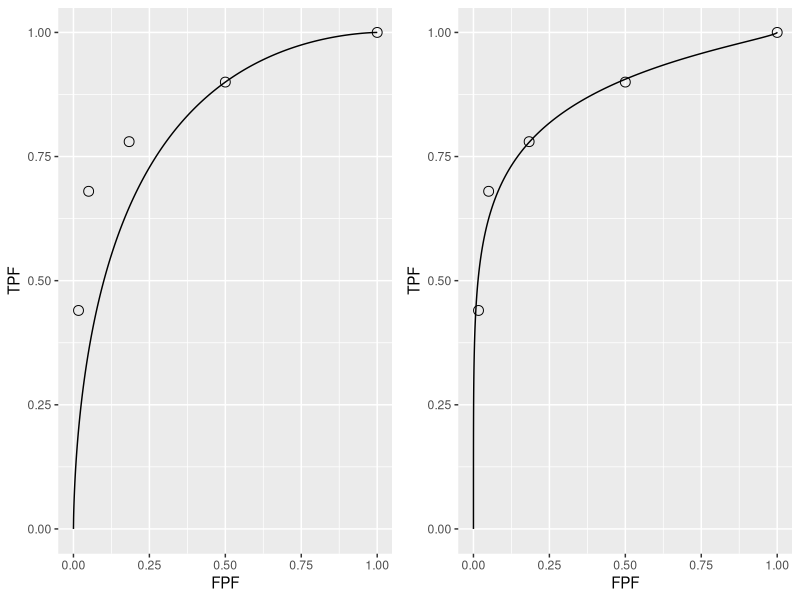

The R script that drew this image: (Note: this script raises an error after producing the figure.)
## ---- chunk 1
knitr::opts_chunk$set(
  collapse = TRUE,
  comment = "#>"
)
library(kableExtra)
library(ggplot2)
library(gridExtra)
## ---- chunk 2
plotROC <- function (mu, sigma, FPF, TPF)
{
  zeta <- seq(- mu - 2,+ mu + 2,0.01)
  fpf <- array(dim = length(zeta))
  tpf <- array(dim = length(zeta))
  for (i in 1:length(zeta)) {
    fpf[i] <- pnorm(-zeta[i])
    tpf[i] <- pnorm((mu -zeta[i])/sigma) 
  }
  curveData <- data.frame(FPF = c(1, fpf, 0), TPF = c(1, tpf, 0))
  pointsData <- data.frame(FPF = FPF, TPF = TPF)
  rocPlot <- ggplot(mapping = aes(x = FPF, y = TPF)) + geom_line(data = curveData) + geom_point(data = pointsData, shape = 1, size = 3)
  return(rocPlot)
}
## ---- chunk 3
Ktr = array(dim = c(2,5))
Ktr[1,]  <- rev(c(30,19,8,2,1)) # Table 4.2.1
Ktr[2,]  <- rev(c(5,6,5,12,22))
df <- as.data.frame(Ktr)
colnames(df) <- c("$r = 5$","$r = 4$","$r = 3$","$r = 2$","$r = 1$")
rownames(df) <- c("non-diseased","diseased")
knitr::kable(df, caption = "Representative counts table.", escape = FALSE)
## ---- chunk 4
options(digits=4)
# R = number of bins; 5
R <- length(Ktr[1,]) 
OpPts <- array(0,dim = c(2,R))
for (r in 1:R) {
  OpPts[1,r] <- sum(Ktr[1, 1:r])/sum(Ktr[1,])
  OpPts[2,r] <- sum(Ktr[2, 1:r])/sum(Ktr[2,])    
}
df <- as.data.frame(OpPts)
colnames(df) <- c("$r\\geq 5$","$r\\geq 4$","$r\\geq 3$","$r\\geq 2$","$r\\geq 1$")
rownames(df) <- c("FPF","TPF")
knitr::kable(df, caption = "Computation of operating points from cell counts.", escape = FALSE)
## ---- chunk 5
options(digits = 3)
FPF <- OpPts[1,]
TPF <- OpPts[2,]
df <- data.frame(FPF = FPF, TPF = TPF)
df <- t(df)
print(df)
mu <- qnorm(.5)+qnorm(.9);sigma <- 1
Az <- pnorm(mu/sqrt(2))
cat("uppermost point based estimate of mu = ", mu, "\n")
cat("corresponding estimate of Az = ", Az, "\n")
## ---- chunk 6
# equal variance fit to uppermost operating point
p1 <- plotROC (mu, sigma, FPF, TPF)
# the following values are from unequal-variance model fitting
# to be discussed later
mu <- 2.17;sigma <- 1.65
# this formula to be discussed later
Az <- pnorm(mu/sqrt(1+sigma^2))
cat("binormal unequal variance model estimate of Az = ", Az, "\n")
# unequal variance fit to all operating points
p2 <- plotROC (mu, sigma, FPF, TPF)
## ---- chunk 7
grid.arrange(p1,p2,ncol=2)
## ---- chunk 8
qnorm(1-0.5)
mu-qnorm(0.9)
## ---- chunk 9
knitr::include_graphics("images/AcquiringData6PointScale.png")
## ---- chunk 10
knitr::include_graphics("images/2AFC.png")
## ---- chunk 11
df = array(dim = c(7,4))
df[1,]  <- c("356,030",
              "355,734 (76.2)",
              "296 (12.3)",
              "0.83")
df[2,]  <- c("56,614",
              "56,533 (12.1)",
              "81 (3.4)",
              "1.43")
df[3,]  <- c("8,692",
              "8,627 (1.8)",
              "65 (2.7)",
              "7.48")
df[4,]  <- c("3,094",
              "3,049 (0.7)",
              "45 (1.9)",
              "14.54")
df[5,]  <- c("42,823",
              "41,442 (8.9)",
              "1,381 (57.5)",
              "32.25")
df[6,]  <- c("2,022",
              "1,687 (0.4)",
              "335 (13.9)",
              "165.68")
df[7,]  <- c("237",
              "38 (0.0)",
              "199 (8.3)",
              "839.66")
df <- as.data.frame(df)
colnames(df) <- c("Total number \nof mammograms",
                  "Mammograms without \nbreast cancer (percent)",
                  "Mammograms with \nbreast cancer  (percent)",
                  "Cancers per 1000 \nscreening mammograms")
rownames(df) <- c("1: Normal\n",
                  "2: Benign finding\n",
                  "3: Probably benign, \nrecommend normal or short term follow up",
                  "3+: Probably benign, \nrecommend immediate follow up",
                  "0: Need additional \nimaging evaluation",
                  "4: Suspicious finding, \nbiopsy should be considered",
                  "5: Highly suggestive \nof malignancy")
knitr::kable(df, caption = "The Barlow et al study: the ordering of the BI-RADS ratings in the first column correlates with cancer-rate in the last column.", escape = FALSE) %>% 
kable_styling(latex_options =c("scale_down")) %>% 
column_spec(1,width ="11em") %>%
column_spec(2,width ="8em") %>% 
column_spec(3,width ="8em") %>% 
column_spec(4,width ="8em") %>% 
column_spec(5,width ="8em")
